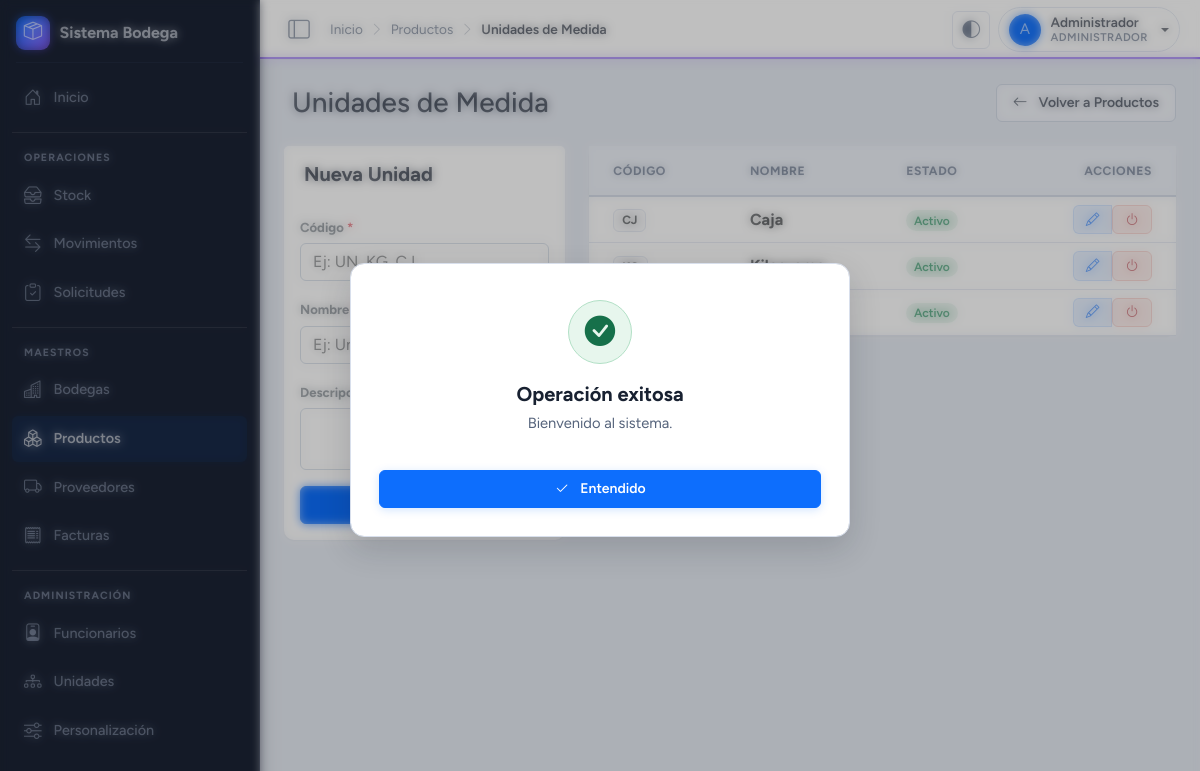
Page /modulos/productos/unidades_lista.php (signed in) on the committed database.
### tables this page shows
CREATE TABLE unidades_medida (
    id          INT UNSIGNED AUTO_INCREMENT PRIMARY KEY,
    codigo      VARCHAR(10)  NOT NULL,
    nombre      VARCHAR(80)  NOT NULL,
    descripcion VARCHAR(255) NULL,
    estado      TINYINT(1)   NOT NULL DEFAULT 1,
    UNIQUE KEY uq_um_codigo (codigo)
);

### inc/functions.php (called while the page is built, shortened)
<?php
function h($text)
{
    return htmlspecialchars((string)$text, ENT_QUOTES, 'UTF-8');
}

### modulos/productos/unidades_lista.php (the view, shortened to what this page needs)
<?php
require_once __DIR__ . '/../../inc/db.php';
require_once __DIR__ . '/../../inc/functions.php';
$editando = null;
$unidades = $pdo->query("SELECT * FROM unidades_medida ORDER BY nombre ASC")->fetchAll();
require_once __DIR__ . '/../../inc/header.php';
?>
<div class="d-flex justify-content-between align-items-center mb-4">
    <h1 class="h3 mb-0 text-gray-800"><i class="bi bi-ruler text-primary me-2"></i>Unidades de Medida</h1>
    <a href="productos_lista.php" class="btn btn-outline-secondary"><i class="bi bi-arrow-left me-1"></i> Volver a Productos</a>
</div>
<div class="row g-4">
    <div class="col-lg-4">
        <div class="card shadow-sm border-0">
            <div class="card-header bg-white pt-3 border-0">
                <h5 class="fw-bold mb-0"><?php echo $editando ? 'Editar Unidad' : 'Nueva Unidad'; ?></h5>
            </div>
            <div class="card-body">
                <form method="post">
                    <div class="mb-3">
                        <label class="form-label fw-bold small text-secondary">Código <span class="text-danger">*</span></label>
                    </div>
                    <div class="mb-3">
                        <label class="form-label fw-bold small text-secondary">Nombre <span class="text-danger">*</span></label>
                    </div>
                    <div class="mb-3">
                        <label class="form-label fw-bold small text-secondary">Descripción</label>
                    </div>
                    <button type="submit" class="btn btn-primary w-100">
                    </button>
                </form>
            </div>
        </div>
    </div>
    <div class="col-lg-8">
        <div class="card shadow-sm border-0">
            <div class="card-body p-0">
                <div class="table-responsive">
                    <table class="table table-hover align-middle mb-0">
                        <thead class="table-light text-secondary small">
                            <tr>
                                <th class="px-4 py-3">CÓDIGO</th>
                                <th class="py-3">NOMBRE</th>
                                <th class="py-3 text-center">ESTADO</th>
                                <th class="px-4 py-3 text-end">ACCIONES</th>
                            </tr>
                        </thead>
                        <tbody>
                            <?php if (!$unidades): ?>
                                <tr><td colspan="4" class="text-center py-4 text-muted">No hay unidades registradas.</td></tr>
                            <?php else: ?>
                                <?php foreach ($unidades as $u): ?>
                                <tr>
                                    <td class="px-4"><span class="badge bg-light text-dark border"><?php echo h($u['codigo']); ?></span></td>
                                    <td class="fw-bold text-dark"><?php echo h($u['nombre']); ?></td>
                                    <td class="text-center">
                                        <span class="badge <?php echo $u['estado'] ? 'bg-success' : 'bg-danger'; ?> bg-opacity-10 <?php echo $u['estado'] ? 'text-success' : 'text-danger'; ?> border-0">
                                            <?php echo $u['estado'] ? 'Activo' : 'Inactivo'; ?>
                                        </span>
                                    </td>
                                    <td class="px-4 text-end">
                                        <div class="btn-group">
                                            <a href="?editar=<?php echo $u['id']; ?>" class="btn btn-sm btn-outline-primary" title="Editar">
                                                <i class="bi bi-pencil"></i>
                                            </a>
                                            <form method="post" class="d-inline"
                                                  onsubmit="return confirm('¿Deseas cambiar el estado de esta unidad?');">
                                                <button type="submit" class="btn btn-sm btn-outline-<?php echo $u['estado'] ? 'danger' : 'success'; ?>"
                                                        title="<?php echo $u['estado'] ? 'Desactivar' : 'Activar'; ?>">
                                                    <i class="bi bi-<?php echo $u['estado'] ? 'power' : 'check-circle'; ?>"></i>
                                                </button>
                                            </form>
                                        </div>
                                    </td>
                                </tr>
                                <?php endforeach; ?>
                            <?php endif; ?>
                        </tbody>
                    </table>
                </div>
            </div>
        </div>
    </div>
</div>
<?php require_once __DIR__ . '/../../inc/footer.php'; ?>

### rows in the picture
unidades_medida: codigo "CJ", nombre "Caja", estado "Activo"
unidades_medida: estado "Activo"
unidades_medida: estado "Activo"

### other values in the picture
$siteNombre "Sistema Bodega"
$item['label'] "Inicio"
$item['section'] "OPERACIONES"
$item['label'] "Stock"
$item['label'] "Movimientos"
$item['label'] "Solicitudes"
$item['section'] "MAESTROS"
$item['label'] "Bodegas"
$item['label'] "Productos"
$item['label'] "Proveedores"
$item['label'] "Facturas"
$item['section'] "ADMINISTRACIÓN"
$item['label'] "Funcionarios"
$item['label'] "Unidades"
$item['label'] "Personalización"
